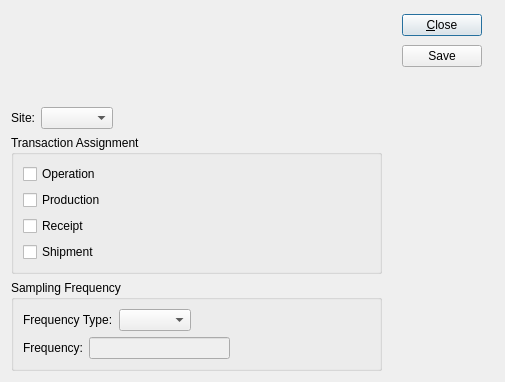
<?xml version="1.0" encoding="UTF-8"?>
<ui version="4.0">
 <comment>This file is part of the Quality Package for xTuple ERP, and is
 Copyright (c) 1999-2016 by OpenMFG LLC, d/b/a xTuple.
 It is licensed to you under the xTuple End-User License Agreement
 (&quot;the EULA&quot;), the full text of which is available at www.xtuple.com/EULA
 While the EULA gives you access to source code and encourages your
 involvement in the development process, this Package is not free software.
 By using this software, you agree to be bound by the terms of the EULA.</comment>
 <class>qplanass</class>
 <widget class="QDialog" name="qplanass">
  <property name="geometry">
   <rect>
    <x>0</x>
    <y>0</y>
    <width>505</width>
    <height>382</height>
   </rect>
  </property>
  <property name="windowTitle">
   <string>Quality Plan Item Assignment</string>
  </property>
  <layout class="QHBoxLayout" name="horizontalLayout_2">
   <item>
    <layout class="QGridLayout" name="gridLayout">
     <item row="1" column="0">
      <widget class="ItemCluster" name="_item"/>
     </item>
     <item row="2" column="0">
      <layout class="QHBoxLayout" name="horizontalLayout">
       <item>
        <widget class="QLabel" name="label">
         <property name="layoutDirection">
          <enum>Qt::LeftToRight</enum>
         </property>
         <property name="text">
          <string>Site:</string>
         </property>
         <property name="alignment">
          <set>Qt::AlignRight|Qt::AlignTrailing|Qt::AlignVCenter</set>
         </property>
        </widget>
       </item>
       <item>
        <widget class="WComboBox" name="_site"/>
       </item>
       <item>
        <spacer name="horizontalSpacer">
         <property name="orientation">
          <enum>Qt::Horizontal</enum>
         </property>
         <property name="sizeHint" stdset="0">
          <size>
           <width>40</width>
           <height>20</height>
          </size>
         </property>
        </spacer>
       </item>
      </layout>
     </item>
     <item row="4" column="0">
      <widget class="QGroupBox" name="groupBox_2">
       <property name="title">
        <string>Sampling Frequency</string>
       </property>
       <layout class="QVBoxLayout" name="verticalLayout_2">
        <item>
         <layout class="QHBoxLayout" name="horizontalLayout_samplefreq">
          <item>
           <widget class="QLabel" name="label_3">
            <property name="text">
             <string>Frequency Type:</string>
            </property>
           </widget>
          </item>
          <item>
           <widget class="XComboBox" name="_freqtype"/>
          </item>
          <item>
           <spacer name="horizontalSpacer_2">
            <property name="orientation">
             <enum>Qt::Horizontal</enum>
            </property>
            <property name="sizeHint" stdset="0">
             <size>
              <width>40</width>
              <height>20</height>
             </size>
            </property>
           </spacer>
          </item>
         </layout>
        </item>
        <item>
         <layout class="QHBoxLayout" name="horizontalLayout_freq">
          <item>
           <widget class="QLabel" name="label_4">
            <property name="text">
             <string>Frequency:</string>
            </property>
           </widget>
          </item>
          <item>
           <widget class="XLineEdit" name="_freq">
            <property name="enabled">
             <bool>false</bool>
            </property>
           </widget>
          </item>
          <item>
           <spacer name="horizontalSpacer_3">
            <property name="orientation">
             <enum>Qt::Horizontal</enum>
            </property>
            <property name="sizeHint" stdset="0">
             <size>
              <width>40</width>
              <height>20</height>
             </size>
            </property>
           </spacer>
          </item>
         </layout>
        </item>
       </layout>
      </widget>
     </item>
     <item row="3" column="0">
      <widget class="QGroupBox" name="groupBox">
       <property name="title">
        <string>Transaction Assignment</string>
       </property>
       <layout class="QVBoxLayout" name="verticalLayout_3">
        <item>
         <widget class="QCheckBox" name="checkBox_oper">
          <property name="text">
           <string>Operation</string>
          </property>
         </widget>
        </item>
        <item>
         <widget class="QCheckBox" name="checkBox_prod">
          <property name="text">
           <string>Production</string>
          </property>
         </widget>
        </item>
        <item>
         <widget class="QCheckBox" name="checkBox_recv">
          <property name="text">
           <string>Receipt</string>
          </property>
         </widget>
        </item>
        <item>
         <widget class="QCheckBox" name="checkBox_ship">
          <property name="text">
           <string>Shipment</string>
          </property>
         </widget>
        </item>
       </layout>
      </widget>
     </item>
    </layout>
   </item>
   <item>
    <layout class="QVBoxLayout" name="verticalLayout">
     <property name="leftMargin">
      <number>14</number>
     </property>
     <property name="rightMargin">
      <number>12</number>
     </property>
     <item>
      <widget class="QPushButton" name="_close">
       <property name="text">
        <string>&amp;Close</string>
       </property>
      </widget>
     </item>
     <item>
      <widget class="QPushButton" name="_save">
       <property name="text">
        <string>Save</string>
       </property>
      </widget>
     </item>
     <item>
      <spacer name="verticalSpacer">
       <property name="orientation">
        <enum>Qt::Vertical</enum>
       </property>
       <property name="sizeType">
        <enum>QSizePolicy::Preferred</enum>
       </property>
       <property name="sizeHint" stdset="0">
        <size>
         <width>20</width>
         <height>300</height>
        </size>
       </property>
      </spacer>
     </item>
    </layout>
   </item>
  </layout>
 </widget>
 <customwidgets>
  <customwidget>
   <class>ItemCluster</class>
   <extends>QWidget</extends>
   <header>itemcluster.h</header>
  </customwidget>
  <customwidget>
   <class>WComboBox</class>
   <extends>XComboBox</extends>
   <header>wcombobox.h</header>
  </customwidget>
  <customwidget>
   <class>XComboBox</class>
   <extends>QComboBox</extends>
   <header>xcombobox.h</header>
  </customwidget>
  <customwidget>
   <class>XLineEdit</class>
   <extends>QLineEdit</extends>
   <header>xlineedit.h</header>
  </customwidget>
 </customwidgets>
 <tabstops>
  <tabstop>_save</tabstop>
  <tabstop>_close</tabstop>
 </tabstops>
 <resources/>
 <connections>
  <connection>
   <sender>_close</sender>
   <signal>clicked()</signal>
   <receiver>qplanass</receiver>
   <slot>close()</slot>
   <hints>
    <hint type="sourcelabel">
     <x>335</x>
     <y>31</y>
    </hint>
    <hint type="destinationlabel">
     <x>246</x>
     <y>7</y>
    </hint>
   </hints>
  </connection>
 </connections>
</ui>
